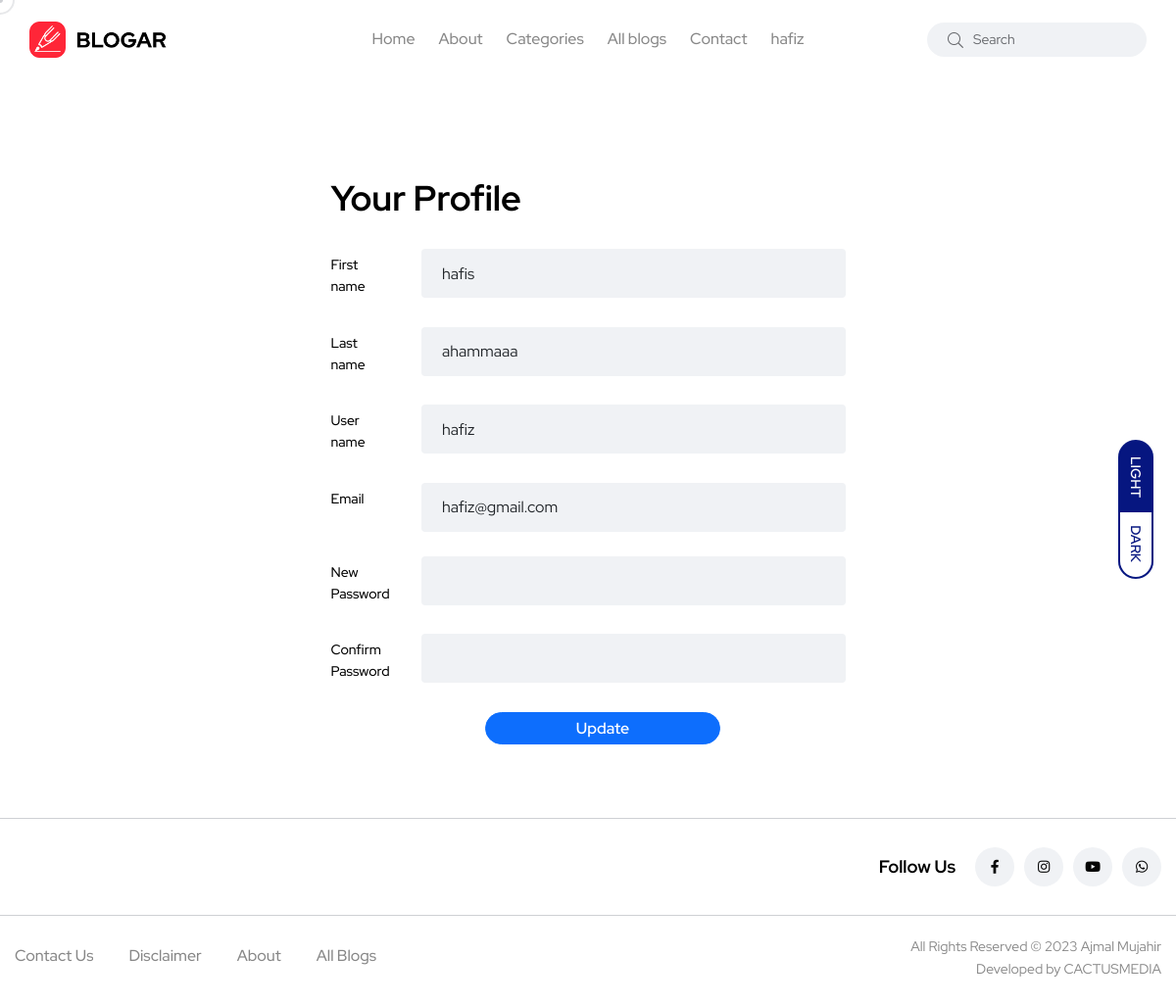
/profile/ (signed in), run on the app's committed database.
### user_profile/models.py (models this page shows, shortened)
class User(AbstractUser):
    email = models.EmailField(
        max_length=150,
        unique=True,
        error_messages={
            "unique": "The email must be unique"
        }
    )
    profile_image = models.ImageField(
        null=True,
        blank=True,
        upload_to="profile_images"
    )
    followers = models.ManyToManyField("Follow")
    REQUIRED_FIELDS = ["email"]
    objects = CustomUserManager()

### user_profile/views.py (the view, shortened to what this page needs)
# urls.py: path('profile/', profile, name='profile'),
@login_required(login_url='login')
def profile(request):
    account = get_object_or_404(User, pk=request.user.pk)
    form = UserProfileUpdateForm(instance=account)
    context = {
        "account": account,
        "form": form
    }
    return render(request, 'profile.html', context)

### user_profile/forms.py (shortened to what this page needs)
class UserProfileUpdateForm(forms.ModelForm):
    class Meta:
        model = User
        fields = ("first_name", "last_name", "username", "email", )

### blog/context_processors.py (called while the page is built)
def get_all_categories(request):
    categories = Category.objects.all()
    context = {
        "categories": categories
    }
    return context

### user_profile/context_processors.py (called while the page is built)
def user_notifications(request):
    context = {}
    if request.user.is_authenticated:
        notifications = Notificaiton.objects.filter(
            user=request.user
        ).order_by('-created_date')
        unseen = notifications.exclude(is_seen=True)
        context['notifications'] = notifications
        context['unseen'] = unseen.count()
    return context

### templates/profile.html (shortened to what this page needs)
{% extends 'base.html' %}
{% load static %}
{% block content %}
<div class="row">
    <div class="col-md-6  m-auto">
        <div style="margin-top:100px" class="container">
            <h2 class="m-4 font-weight-bold">Your Profile</h2>
                  <form action="{% url 'profile' %}" method="POST">
                  <div class="p-4">
                    <div class="form-group row">
                        <label for="firstname" class="col-sm-2 col-form-label">First name</label>
                        <div class="col-sm-10">
                          <input class="form-control" name="first_name"  value="{{account.first_name}}" type="text">
                          <p class="text-danger error py-1">{{form.first_name.errors}}</p>
                        </div>
                      </div>
                    <div class="form-group row">
                        <label for="inputEmail3" class="col-sm-2 col-form-label">Last name</label>
                        <div class="col-sm-10">
                          <input class="form-control" name="last_name"  value="{{account.last_name}}" type="text">
                          <p class="text-danger error py-1">{{form.last_name.errors}}</p>
                        </div>
                      </div>
                      <div class="form-group row">
                        <label for="inputEmail3" class="col-sm-2 col-form-label">User name</label>
                        <div class="col-sm-10">
                          <input class="form-control" name="username"  value="{{account.username}}" type="text">
                          <p class="text-danger error py-1">{{form.username.errors}}</p>
                        </div>
                      </div>
                    <div class="form-group row">
                      <label for="inputEmail3" class="col-sm-2 col-form-label">Email</label>
                      <div class="col-sm-10">
                        <input class="form-control" name="email"  value="{{account.email}}" type="email">
                        <p class="text-danger error py-1">{{form.email.errors}}</p>
                      </div>
                    </div>
                    <div class="form-group row">
                      <label for="inputPassword3" class="col-sm-2 col-form-label">New Password</label>
                      <div class="col-sm-10">
                        <input name="new_password"  value="" type="password">
                      </div>
                    </div>
                    <div class="form-group row">
                        <label for="inputPassword3" class="col-sm-2 col-form-label">Confirm Password</label>
                        <div class="col-sm-10">
                          <input class="form-control" name="confirm_password"  value="" type="password">
                        </div>
                      </div>
                      <button type="submit"  style="margin-bottom: 2rem; margin-left:30%;border-radius: 3rem; width: 15em; font-weight: 600;font-size:medium;" class="btn btn-primary ">Update</button><br>
                      </div>
                    </form>
               </div>
        </div>
        </div>
{% endblock content %}

### templates/header.html (shortened to what this page needs)
{% load static %}
  <header class="header axil-header  header-light header-sticky ">
    <div class="header-wrap">
        <div class="row justify-content-between align-items-center">
            <div class="col-xl-3 col-lg-3 col-md-4 col-sm-3 col-12">
                <div class="logo">
                    <a href="{% url 'home' %}">
                        <img class="dark-logo" src="{% static 'images/logo/logo-black.png' %}" alt="Blogar logo">
                    </a>
                </div>
            </div>
            <div class="col-xl-6 d-none d-xl-block">
                <div class="mainmenu-wrapper">
                    <nav class="mainmenu-nav">
                        <ul class="mainmenu">
                            <li><a href="{% url 'home' %}">Home</a></li>
                            <li><a href="{% url 'about' %}">About</a></li>
                            <li class="menu-item-has-children"><a href="#">Categories</a>
                            </li>
                            <li><a href="{% url 'blogs' %}">All blogs</a></li>
                            <li><a href="{% url 'contact_us' %}">Contact</a></li>
                            {% if request.user.is_authenticated %}
                                <li class="menu-item-has-children"><a href="#">{{request.user.username}}</a>
                                </li>
                            {% else %}
                                <li><a href="{% url 'login' %}">Login</a></li>
                            {% endif %}
                          </ul>
                    </nav>
                </div>
            </div>
            <div class="col-xl-3 col-lg-8 col-md-8 col-sm-9 col-12">
                <div class="header-search text-end d-flex align-items-center">
                    <form class="header-search-form d-sm-block d-none" action="{% url 'search_blogs' %}" method="GET">
                        <div class="axil-search form-group">
                            <button type="submit" class="search-button"><i class="fal fa-search"></i></button>
                            <input type="text" name="search" class="form-control" placeholder="Search">
                        </div>
                    </form>
                </div>
            </div>
        </div>
    </div>
</header>

### data on the page
User: user.username "hafiz", first_name "hafis", last_name "ahammaaa", username "hafiz", email "hafiz@gmail.com"
